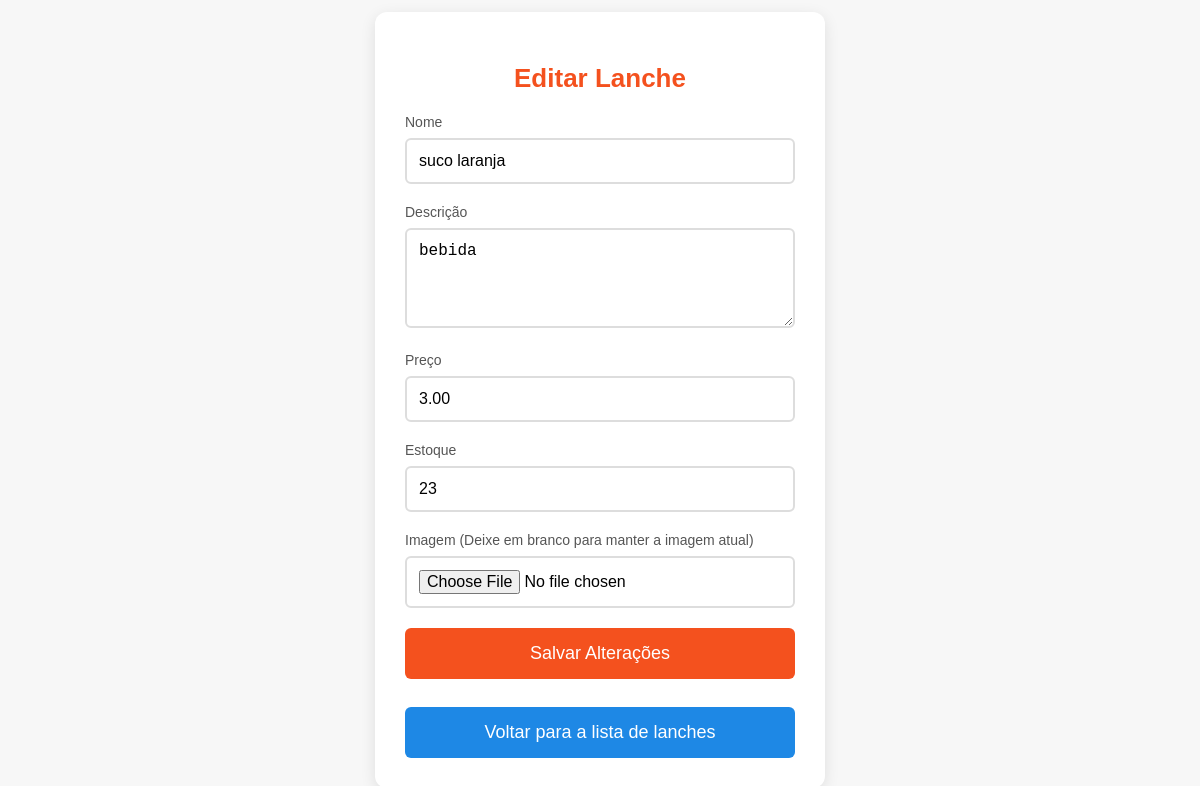
The page /admin/editar_lanche.php?id=1 on the database its author committed.
### tables this page shows
CREATE TABLE `lanches` (
  `id` int(11) NOT NULL,
  `nome` varchar(255) NOT NULL,
  `descricao` text NOT NULL,
  `preco` decimal(10,2) NOT NULL,
  `estoque` int(11) NOT NULL,
  `imagem` varchar(255) NOT NULL,
  `data_criacao` timestamp NOT NULL DEFAULT current_timestamp()
);

### admin/editar_lanche.php (the view, shortened to what this page needs)
<?php
include("conexao.php");
if (isset($_GET['id'])) {
    $id = $_GET['id'];
    $stmt = $pdo->prepare("SELECT * FROM lanches WHERE id = :id");
    $stmt->bindParam(':id', $id);
    $stmt->execute();
    $lanche = $stmt->fetch(PDO::FETCH_ASSOC);
} else {
    $mensagem = exibirMensagem('ID do lanche não informado.', 'error');
}
?>
<!DOCTYPE html>
<html lang="pt-br">
<head>
</head>
<body>
    <div class="container">
        <h2>Editar Lanche</h2>
        <form method="POST" enctype="multipart/form-data">
            <div class="input-group">
                <label for="nome">Nome</label>
                <input type="text" name="nome" id="nome" value="<?php echo htmlspecialchars($lanche['nome']); ?>" required>
            </div>
            <div class="input-group">
                <label for="descricao">Descrição</label>
                <textarea name="descricao" id="descricao" rows="4" required><?php echo htmlspecialchars($lanche['descricao']); ?></textarea>
            </div>
            <div class="input-group">
                <label for="preco">Preço</label>
                <input type="number" name="preco" id="preco" value="<?php echo htmlspecialchars($lanche['preco']); ?>" step="0.01" required>
            </div>
            <div class="input-group">
                <label for="estoque">Estoque</label>
                <input type="number" name="estoque" id="estoque" value="<?php echo htmlspecialchars($lanche['estoque']); ?>" required>
            </div>
            <div class="input-group">
                <label for="imagem">Imagem (Deixe em branco para manter a imagem atual)</label>
                <input type="file" name="imagem" id="imagem">
            </div>
            <button type="submit" class="btn-submit">Salvar Alterações</button>
        </form>
        <br>
        <a href="listar_lanches.php" class="btn-back">Voltar para a lista de lanches</a>
    </div>
</body>
</html>

### admin/editar_lanche.php (style rules this page uses)
body { font-family: Arial, sans-serif; background-color: #f7f7f7; display: flex; justify-content: center; align-items: center; height: 100vh; margin: 0; }
.container { width: 100%; max-width: 450px; background-color: #fff; padding: 30px; border-radius: 12px; box-shadow: 0 4px 15px rgba(0, 0, 0, 0.1); box-sizing: border-box; }
h2 { text-align: center; color: #f4511e; margin-bottom: 20px; font-size: 26px; }
.input-group { margin-bottom: 20px; }
.input-group label { font-size: 14px; color: #555; display: block; margin-bottom: 8px; }
.input-group input, .input-group textarea { width: 100%; padding: 12px; font-size: 16px; border: 2px solid #ddd; border-radius: 6px; box-sizing: border-box; }
.input-group textarea { resize: vertical; }
.btn-submit { width: 390px; padding: 15px; background-color: #f4511e; color: white; font-size: 18px; border: none; border-radius: 6px; cursor: pointer; transition: background-color 0.3s ease, transform 0.2s ease; }
.btn-back { display: inline-block; width: 360px; padding: 15px; text-align: center; background-color: #1E88E5; color: white; font-size: 18px; text-decoration: none; border-radius: 6px; margin-top: 10px; transition: background-color 0.3s ease, transform 0.2s ease; }

### rows shown on the page
lanches: nome "suco laranja", descricao "bebida", preco "3.00", estoque "23"
